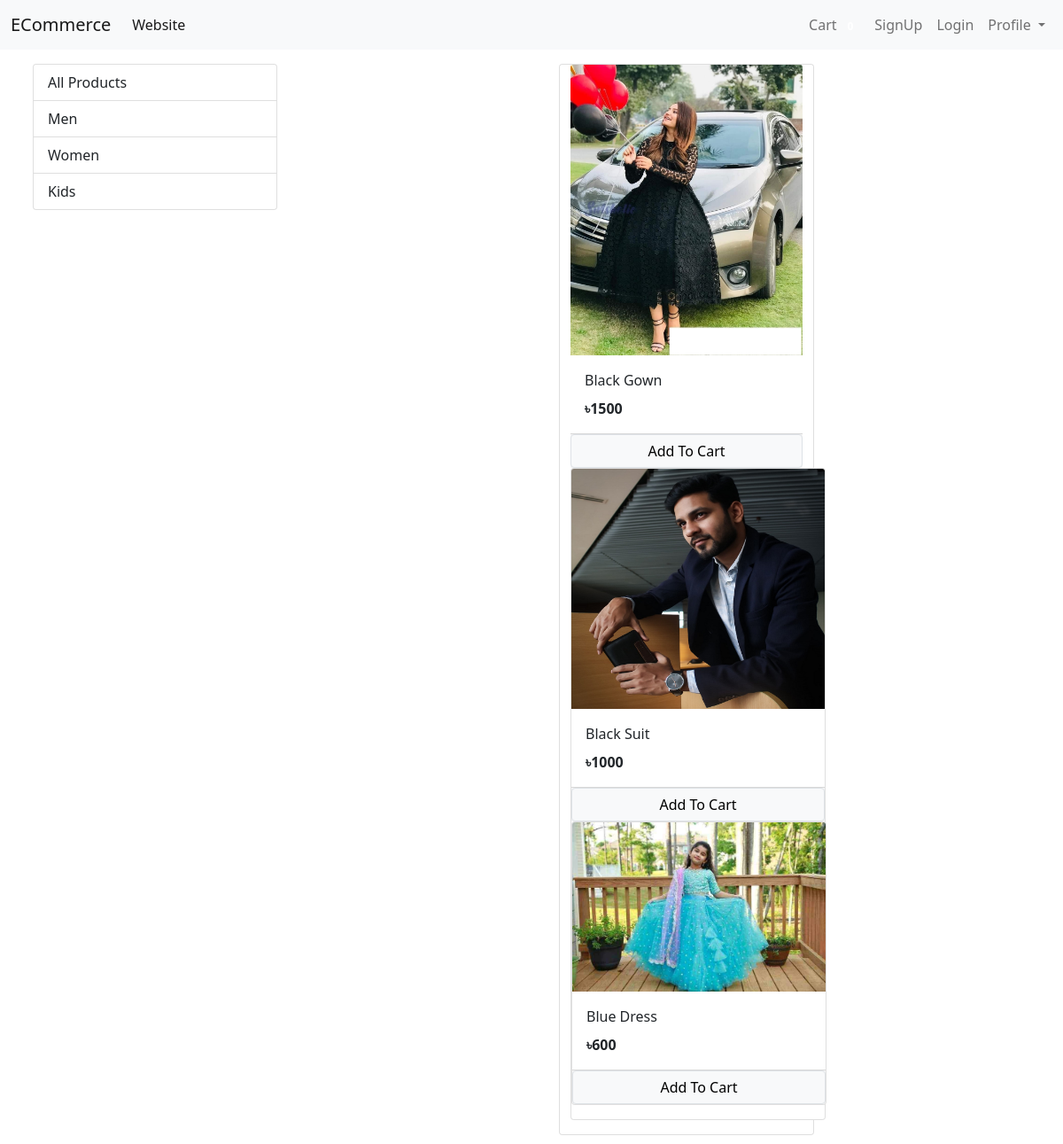
The app's page /, older data.
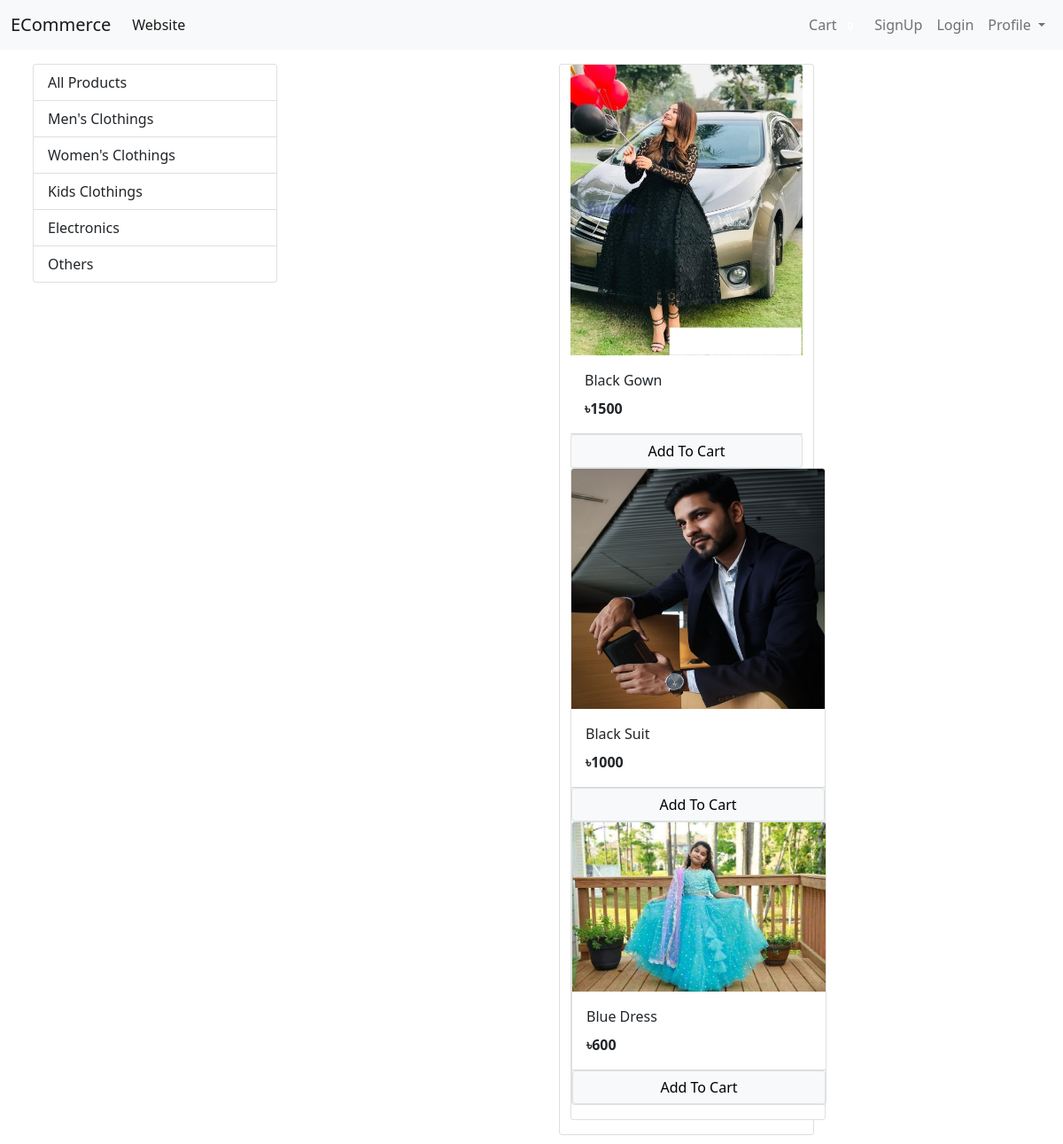
The same page, newer data.
### store/models/category.py (models this page shows, shortened)
class Category(models.Model):
    name = models.CharField(max_length=20)
    @staticmethod
    def get_all_categories():
        return Category.objects.all()

### store/models/product.py (models this page shows, shortened)
class Product(models.Model):
    name = models.CharField(max_length=50)
    price = models.IntegerField(default=0)
    category = models.ForeignKey(Category, on_delete=models.CASCADE, default=1)
    description = models.CharField(max_length=200, default='', null=True, blank=True)
    image = models.ImageField(upload_to='uploads/products/')
    @staticmethod
    def get_all_products():
        return Product.objects.all()

### store/views/home.py (the view, shortened to what this page needs)
# urls.py: path('',Index.as_view(), name='homepage'),
class Index(View):
    def get(self , request):
        cart = request.session.get('cart')
        if not cart:
            request.session['cart'] = {}
        products = None
        categories = Category.get_all_categories()
        categoryID = request.GET.get('category')
        if categoryID:
            products = Product.get_all_products_by_categoryid(categoryID)
        else:
            products = Product.get_all_products()
        data = {}
        data['products'] = products
        data['categories'] = categories
        print('you are :', request.session.get('email'))
        return render(request, 'index.html', data)

### store/templatetags/cart.py (called while the page is built)
@register.filter(name='is_in_cart')
def is_in_cart(product , cart):
    keys = cart.keys()
    for id in keys:
        if int(id) == product.id:
            return True
    return False

### store/templatetags/custom_filter.py (called while the page is built)
@register.filter(name='currency')
def currency(number):
    return "৳"+str(number)

### store/templates/index.html (shortened to what this page needs)
{% extends 'base.html' %}
{% block content %}
{% load cart %}
{% load custom_filter %}
<div class="container-fluid mt-3">
  <div class="row">
       <div class = "col-lg-3 mx-auto">
             <div class="list-group">
              <a href="/" class="list-group-item list-group-item-action">All Products</a>
              {% for category in categories %}
               <a href="/?category={{category.id}}" class="list-group-item list-group-item-action">{{category.name}}</a>
               {% endfor %}
             </div>
       </div>
     <div id='products' class="col-lg-8 mx-auto">
      <div class="row mx-auto">
    {% for product in products %}
    <div class="card mx-auto mb-3" id="{{product.id}}" style="width: 18rem;">
      <img src="{{product.image.url}}" class="card-img-top" alt="Card image cap">
      <div class="card-body">
        <p class="card-title">{{product.name}}</p>
        <p class="card-text"><b>{{product.price|currency}}</b></p>
      </div>
      <div class="card-footer p-0">
        {% if  product|is_in_cart:request.session.cart %}
        <div class="row no-gutters">
          <form action="/#{{product.id}}" class="col-2" method="post">
            {% csrf_token %}
            <input hidden type="text" name='product' value='{{product.id}}'>
            <input hidden type="text" name='remove' value='True'>
            <input type="submit" value=" - " class="btn btn-block btn-secondary">
          </form>
          <div class="text-center col">{{product|cart_quantity:request.session.cart}} in Cart</div>
<form action="/#{{product.id}}" class="col-2" method="post">
  {% csrf_token %}
  <input hidden type="text" name='product' value='{{product.id}}'>
  <input type="submit" value=" + " class="btn btn-block btn-secondary">
</form>
        </div>
      </div>
        {% else %}
        <form action="/#{{product.id}}" method="POST" class="btn-block">
         <input type="submit" class="float-right btn btn-light border form-control" value="Add To Cart">
        </form>
        {% endif %}
  </div>
 {% endfor %}
  </div>
</div>
</div>
</div>
{% endblock %}

Row changes from the older to the newer data that the page shows:
changed Category: name "Men" → "Men's Clothings"
changed Category: name "Women" → "Women's Clothings"
changed Category: name "Kids" → "Kids Clothings"
added Category: name "Electronics"
added Category: name "Others"
